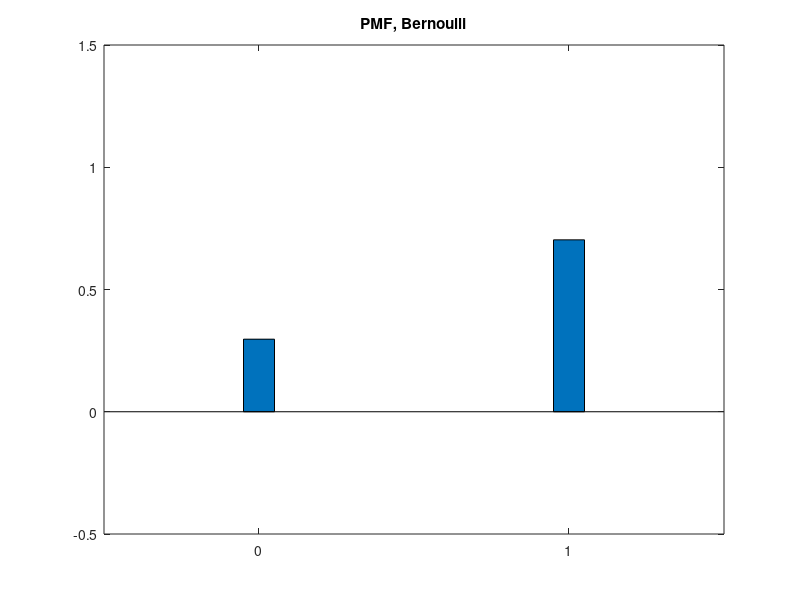
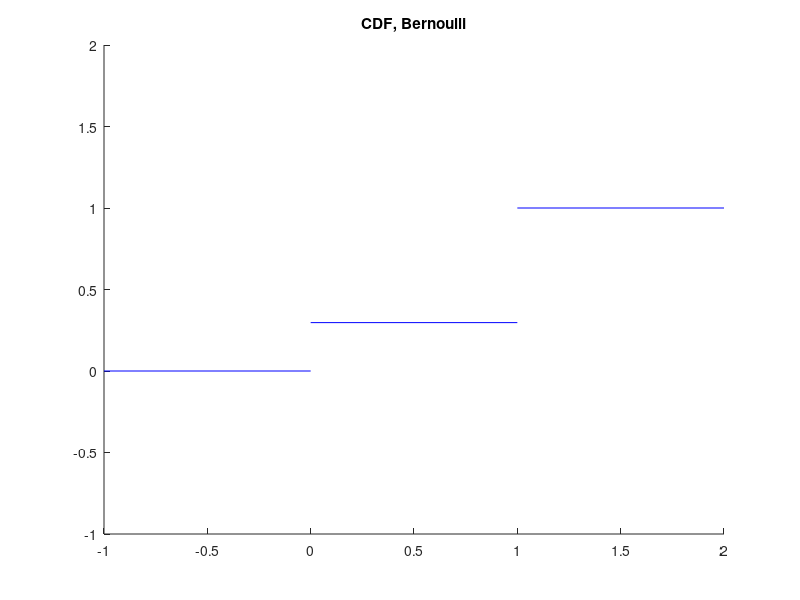

Write the MATLAB code that produced these figures, in order.
Y = zeros(1, 100000);

cnt = 1;
while (cnt < length(Y))
    x = rand(1);
    if x <= 0.7
        Y(cnt) = 1;
    else
        Y(cnt) = 0;
    end
    cnt = cnt + 1;
end

avg = sum(Y)/length(Y);

oat = [1-avg avg];
obt = [0 1];

figure(1)
bar(obt, oat, 0.1)
xlim([-0.5 1.5])
ylim([-0.5 1.5])
title("PMF, Bernoulli")

figure(2)
hold on
ylim([-1 2])
plot([-1 0], [0 0], "b")
plot([0 1], [1-avg 1-avg], "b")
plot([1 2], [1 1], "b")
title("CDF, Bernoulli")

